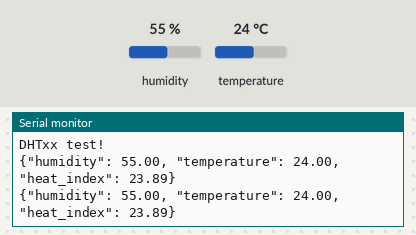
A sketch run on a simulated Arduino Uno, built with avr-gcc and run on an emulated ATmega328P. On the bench: the last lines printed to the serial monitor. Wiring (inferred from the names in the program): DHT11 sensor: data pin 15. Inputs (shaded band) come from the test bench; at power-on: humidity 55 %, temperature 24 °C.

Above: at 5.3 s.
5.4 s: humidity set to 22 %
At 7.8 s:
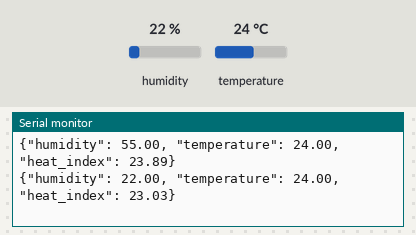
8.8 s: temperature set to 12 °C
At 9.9 s:
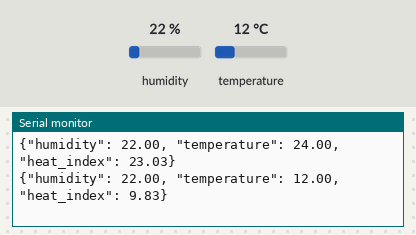
12.2 s: humidity set to 40 %
At 14.0 s:
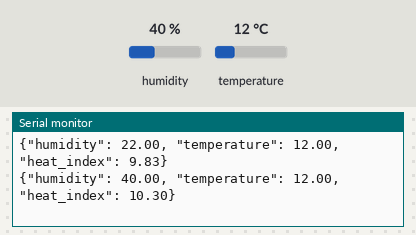
Timing chart, 0 to 15.5 s (numbered marks = the images above; inputs shaded):
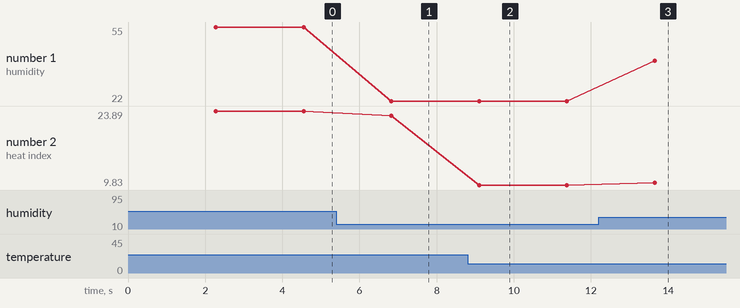

The sketch:

DHTtester.ino
```cpp
// Example testing sketch for various DHT humidity/temperature sensors
// Written by ladyada, public domain

#include "DHT.h"

#define DHTPIN 15     // what digital pin we're connected to

// Uncomment whatever type you're using!
#define DHTTYPE DHT11   // DHT 11
//#define DHTTYPE DHT22   // DHT 22  (AM2302), AM2321
//#define DHTTYPE DHT21   // DHT 21 (AM2301)

// Connect pin 1 (on the left) of the sensor to +5V
// NOTE: If using a board with 3.3V logic like an Arduino Due connect pin 1
// to 3.3V instead of 5V!
// Connect pin 2 of the sensor to whatever your DHTPIN is
// Connect pin 4 (on the right) of the sensor to GROUND
// Connect a 10K resistor from pin 2 (data) to pin 1 (power) of the sensor

// Initialize DHT sensor.
// Note that older versions of this library took an optional third parameter to
// tweak the timings for faster processors.  This parameter is no longer needed
// as the current DHT reading algorithm adjusts itself to work on faster procs.
DHT dht(DHTPIN, DHTTYPE);

void setup() {
  Serial.begin(9600);
  Serial.println("DHTxx test!");

  dht.begin();
}

void loop() {
  // Wait a few seconds between measurements.
  delay(2000);

  // Reading temperature or humidity takes about 250 milliseconds!
  // Sensor readings may also be up to 2 seconds 'old' (its a very slow sensor)
  float h = dht.readHumidity();
  // Read temperature as Celsius (the default)
  float t = dht.readTemperature();
  // Read temperature as Fahrenheit (isFahrenheit = true)
  float f = dht.readTemperature(true);

  // Check if any reads failed and exit early (to try again).
  if (isnan(h) || isnan(t) || isnan(f)) {
    //Serial.println("Failed to read from DHT sensor!");
    return;
  }

  // Compute heat index in Fahrenheit (the default)
  float hif = dht.computeHeatIndex(f, h);
  // Compute heat index in Celsius (isFahreheit = false)
  float hic = dht.computeHeatIndex(t, h, false);
  /*
  Serial.print("Humidity: ");
  Serial.print(h);
  Serial.print(" %\t");
  Serial.print("Temperature: ");
  Serial.print(t);
  Serial.print(" *C ");
  Serial.print(f);
  Serial.print(" *F\t");
  Serial.print("Heat index: ");
  Serial.print(hic);
  Serial.print(" *C ");
  Serial.print(hif);
  Serial.println(" *F");
  */

  Serial.print("{");
  Serial.print("\"humidity\": ");
  Serial.print(h);
  Serial.print(", ");
  Serial.print("\"temperature\": ");
  Serial.print(t);
  Serial.print(", ");
  Serial.print("\"heat_index\": ");
  Serial.print(hic);
  Serial.println("}");
}
```

Measured:
- after the input at 5.4 s, the serial monitor: prints a new line after 1.4 s (image 1)
- after the input at 8.8 s, the serial monitor: prints a new line after 0.30 s (image 2)
- after the input at 12.2 s, the serial monitor: prints a new line after 1.5 s (image 3)
- plotted number 1: 55 → 22 after the input at 5.4 s, 22 → 40 after the input at 12.2 s
- plotted number 2: 23.89 → 23.03 after the input at 5.4 s, 23.03 → 9.83 after the input at 8.8 s, 9.83 → 10.3 after the input at 12.2 s
